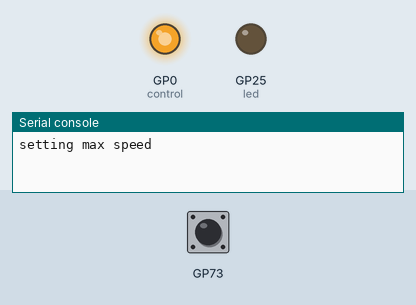
Bench run of a program on a simulated Raspberry Pi Pico running MicroPython. Shown: output pins drawn as LEDs (lit = HIGH), the last lines printed to the serial console. The inputs (shaded band) are chosen by the test bench.

Above: at 5.0 s.
5.1 s: BOOTSEL button pressed for 0.15 s
At 5.7 s:
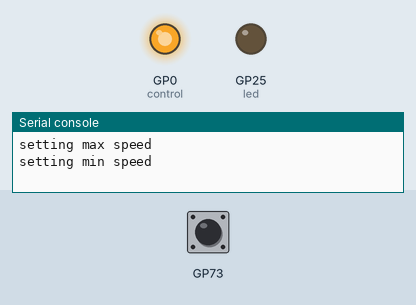
7.6 s: BOOTSEL button pressed for 1 s
At 9.0 s:
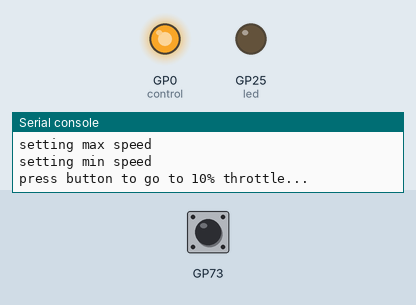
Timing chart, 0 to 10.6 s (numbered marks = the images above; inputs shaded):
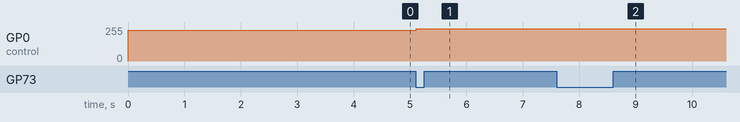

The program:

motor_calibration.py
```python
from machine import Pin, PWM
import rp2
from time import sleep_ms

led = Pin("LED", Pin.OUT)
led.value(0)

control = Pin(0, Pin.OUT, pull=None)


### 1630 for 0.5 ms
### 8200 for 2.5 ms

def set_speed(pwm: PWM, speed: float):
    speed = min(1, max(0, speed))  # clip to [0, 1]
    pwm.duty_u16(65535 - int(3260 * (1 - speed) + 6540 * speed))

pwm = PWM(control, freq=50)


set_speed(pwm, 1.0)
print("setting max speed")
while True:
    if rp2.bootsel_button():
        break
    sleep_ms(50)

set_speed(pwm, 0.0)
print("setting min speed")

sleep_ms(1000)

print("press button to go to 10% throttle...")
while True:
    if rp2.bootsel_button():
        break
    sleep_ms(50)

set_speed(pwm, 0.10)

while True:
    sleep_ms(1000)

# set_speed(pwm, 0)
# sleep_ms(500)
# set_speed(pwm, 1)

# while True:
#     # sleep_ms(100)
#     for i in range(11):
#         set_speed(pwm, 0.1 * i)
#         sleep_ms(500)
```

Measured:
- after the input at 5.1 s, GP0 (control): 230/255 → 242/255 at once
- after the input at 7.6 s, GP0 (control): 242/255 → 241/255 at once
